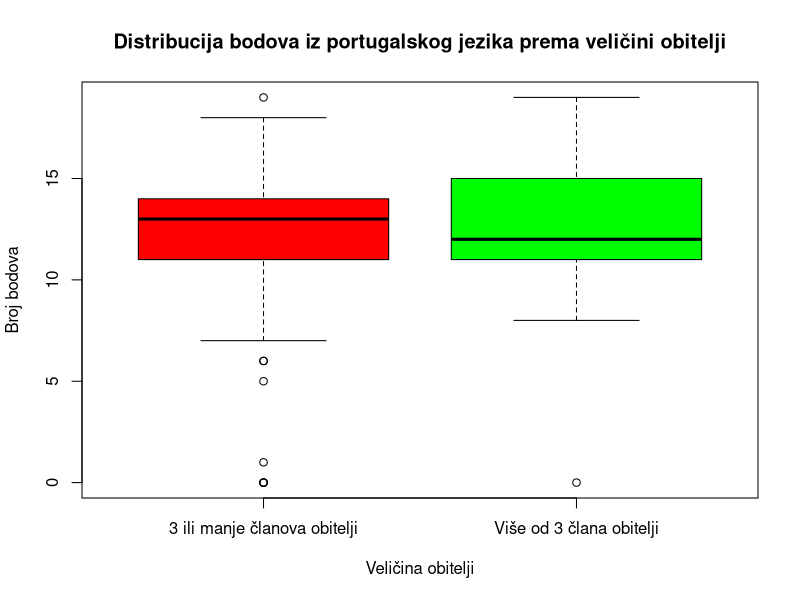
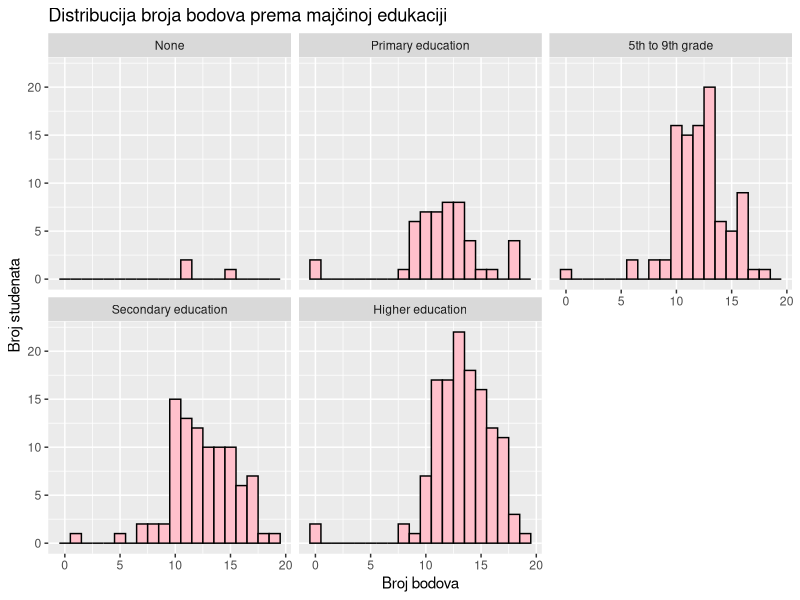
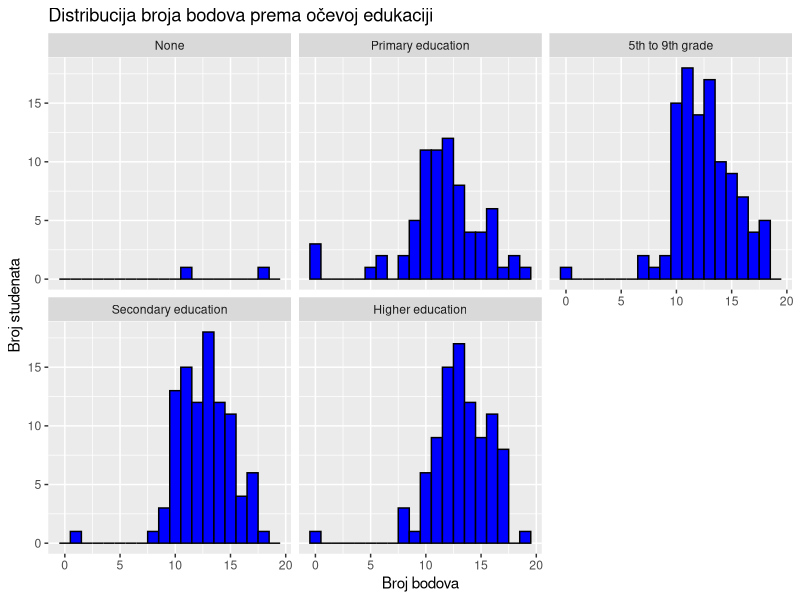
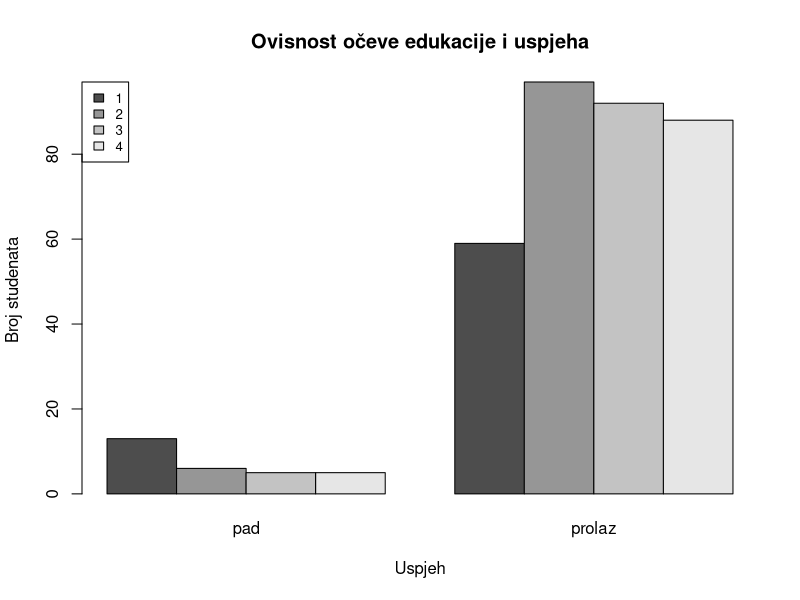
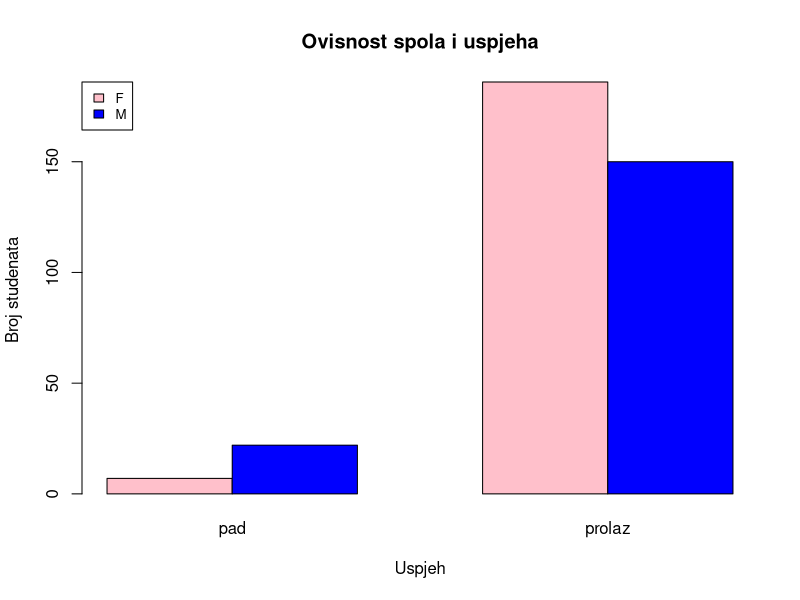
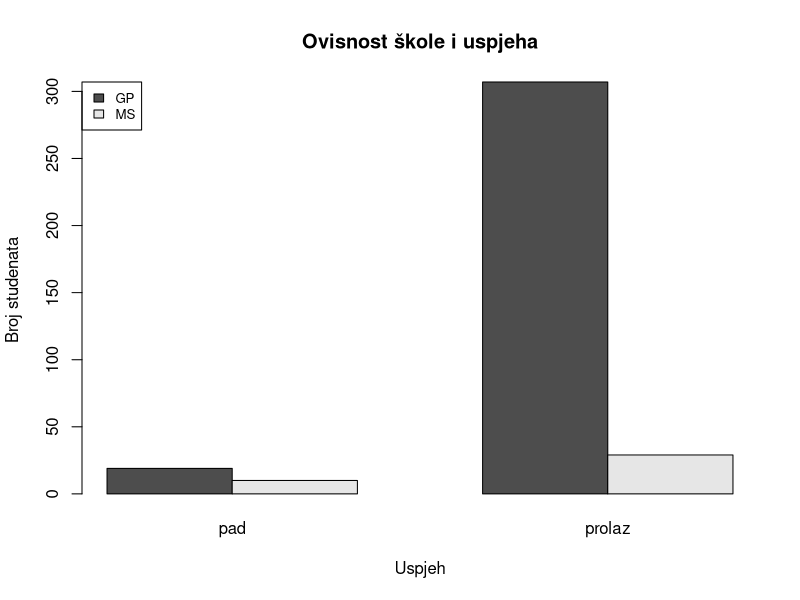
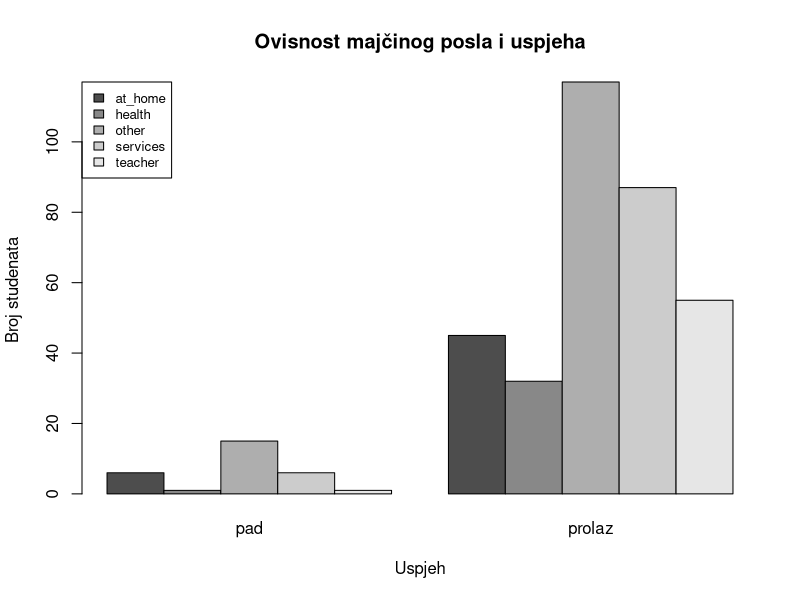

Reproduce these figures in R, in order.
## ---- chunk 1
knitr::opts_chunk$set(echo = TRUE)
## ---- chunk 2
library(ggplot2)
library(car)
## ---- chunk 3
dataframe <- read.csv('student_data.csv')
## ---- chunk 4
table(dataframe$G3_por)
## ---- chunk 5
boxplot(G3_por ~ famsize, 
        data = dataframe,
        main = "Distribucija bodova iz portugalskog jezika prema veličini obitelji",
        xlab = "Veličina obitelji",
        ylab = "Broj bodova",
        col = c("Red", "Green"),
        names = c("3 ili manje članova obitelji", "Više od 3 člana obitelji"))
## ---- chunk 6
education_labels <- c("0" = "None", "1" = "Primary education", "2" = "5th to 9th grade", "3" = "Secondary education", "4" = "Higher education")

ggplot(dataframe, aes(x = G3_por)) +
  geom_histogram(binwidth = 1, fill = "pink", color = "black") +
  facet_wrap(~ Medu, labeller = as_labeller(education_labels)) +
  labs(title = "Distribucija broja bodova prema majčinoj edukaciji",
       x = "Broj bodova",
       y = "Broj studenata")
## ---- chunk 7
ggplot(dataframe, aes(x = G3_por)) +
  geom_histogram(binwidth = 1, fill = "blue", color = "black") +
  facet_wrap(~ Fedu, labeller = as_labeller(education_labels)) +
  labs(title = "Distribucija broja bodova prema očevoj edukaciji",
       x = "Broj bodova",
       y = "Broj studenata")
## ---- chunk 8
dataframe$sex <- factor(dataframe$sex)
dataframe$famsize <- factor(dataframe$famsize)
dataframe <- dataframe[dataframe$Medu != 0,]
dataframe <- dataframe[dataframe$Fedu != 0,]
dataframe$Medu <- factor(dataframe$Medu)
dataframe$Fedu <- factor(dataframe$Fedu)
## ---- chunk 9
dataframe$G3_por_bin <- NA
for (i in 1:nrow(dataframe)) {
  if (dataframe$G3_por[i] < 10) {
    dataframe$G3_por_bin[i] <- "pad"
  } else {
    dataframe$G3_por_bin[i] <- "prolaz"
  }
}
dataframe$G3_por_bin <- factor(dataframe$G3_por_bin, levels = c("pad", "prolaz"))
## ---- chunk 10
logreg.mdl <- glm(G3_por_bin ~ sex + famsize + Medu + Fedu, 
                      data = dataframe, 
                      family = binomial)

summary(logreg.mdl)
Rsq = 1 - logreg.mdl$deviance/logreg.mdl$null.deviance
print(paste("R^2 =", Rsq))
yHat <- logreg.mdl$fitted.values >= 0.5

tab <- table(dataframe$G3_por_bin, yHat)

tab
accuracy = sum(diag(tab)) / sum(tab)
precision = tab[2,2] / sum(tab[,2])
recall = tab[2,2] / sum(tab[2,])
specificity = tab[1,1] / sum(tab[,1])

print(paste("Točnost:", accuracy))
print(paste("Preciznost:", precision))
print(paste("Odziv:", recall))
print(paste("Specifičnost:", specificity))
## ---- chunk 11
counts_Fedu <- table(dataframe$Fedu, dataframe$G3_por_bin)
barplot(counts_Fedu,
        beside = TRUE, # za grupiranje
        legend.text = TRUE,
        args.legend = list(x = "topleft",
                           cex = 0.8),
        main = "Ovisnost očeve edukacije i uspjeha",
        xlab = "Uspjeh",
        ylab = "Broj studenata")
## ---- chunk 12
dataframe$Fedu <- factor(dataframe$Fedu, levels = c(2, 1, 3, 4))
## ---- chunk 13
dataframe$school <- factor(dataframe$school)
dataframe$address <- factor(dataframe$address)
dataframe$Pstatus <- factor(dataframe$Pstatus)
dataframe$Mjob <- factor(dataframe$Mjob)
dataframe$Fjob <- factor(dataframe$Fjob)
dataframe$guardian <- factor(dataframe$guardian)

logreg2.mdl <- glm(G3_por_bin ~ sex + Fedu + school + address + Pstatus + Mjob + Fjob + guardian + age, 
                      data = dataframe, 
                      family = binomial)

# Ispis rezultata modela
summary(logreg2.mdl)
Rsq2 = 1 - logreg2.mdl$deviance/logreg2.mdl$null.deviance
print(paste("R^2 =", Rsq2))

yHat2 <- logreg2.mdl$fitted.values >= 0.5

tab2 <- table(dataframe$G3_por_bin, yHat2)

tab2
accuracy2 = sum(diag(tab2)) / sum(tab2)
precision2 = tab2[2,2] / sum(tab2[,2])
recall2 = tab2[2,2] / sum(tab2[2,])
specificity2 = tab2[1,1] / sum(tab2[,1])

print(paste("Točnost:", accuracy2))
print(paste("Preciznost:", precision2))
print(paste("Odziv:", recall2))
print(paste("Specifičnost:", specificity2))
## ---- chunk 14
counts_sex <- table(dataframe$sex, dataframe$G3_por_bin)
barplot(counts_sex,
        beside = TRUE, # za grupiranje
        col = c("pink", "blue"),
        legend.text = TRUE,
        args.legend = list(x = "topleft",
                           cex = 0.8),
        main = "Ovisnost spola i uspjeha",
        xlab = "Uspjeh",
        ylab = "Broj studenata")
## ---- chunk 15
counts_school <- table(dataframe$school, dataframe$G3_por_bin)
barplot(counts_school,
        beside = TRUE, # za grupiranje
        legend.text = TRUE,
        args.legend = list(x = "topleft",
                           cex = 0.8),
        main = "Ovisnost škole i uspjeha",
        xlab = "Uspjeh",
        ylab = "Broj studenata")
## ---- chunk 16
counts_Mjob <- table(dataframe$Mjob, dataframe$G3_por_bin)
barplot(counts_Mjob,
        beside = TRUE, # za grupiranje
        legend.text = TRUE,
        args.legend = list(x = "topleft",
                           cex = 0.8),
        main = "Ovisnost majčinog posla i uspjeha",
        xlab = "Uspjeh",
        ylab = "Broj studenata")
